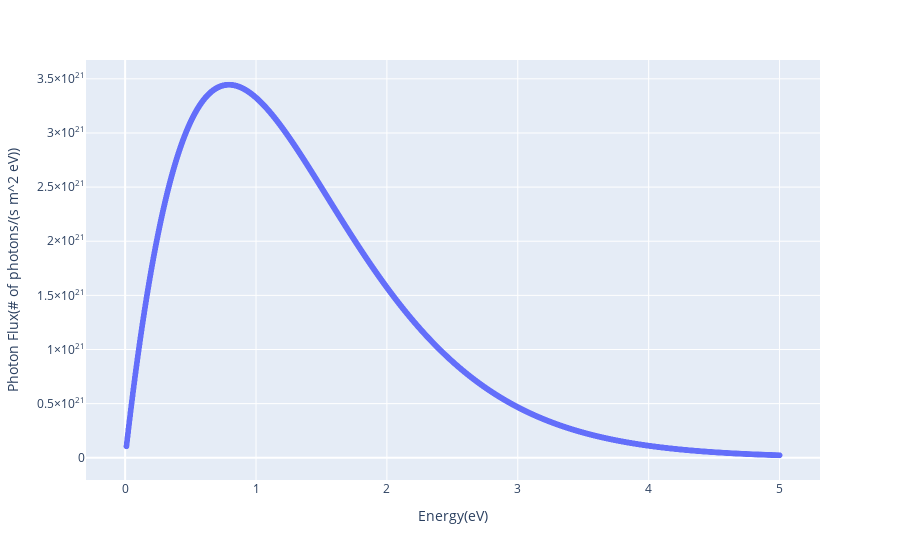

The code cell stored with this chart in its notebook:
### Markdown cell above
Photon flux versus photon energy:

### Code cell
flux_energy_df = irradiance_energy_df.\
  rename(columns = {'Irradiance(W/(eV m^2))': 'Photon Flux(# of photons/(s m^2 eV))'})

flux_energy_df['Photon Flux(# of photons/(s m^2 eV))'] = \
  flux_energy_df['Photon Flux(# of photons/(s m^2 eV))']*1/flux_energy_df['Energy(eV)']*(1/q)
#deviding by q because because there's an extra multiplication by q in the irradiance_energy function so as to make the units for that have SI units in the numerator

scatter(flux_energy_df, x = "Energy(eV)", y = 'Photon Flux(# of photons/(s m^2 eV))')

### Figure 1 — Plotly figure (JSON) as saved in the notebook; plotly's stock layout.template omitted (floating-point values rounded to 4 significant figures; data arrays with more than 128 entries replaced by an {"elided": "..."} marker saying what was removed)
{"data": [{"hovertemplate": "Energy(eV)=%{x}<br>Photon Flux(# of photons/(s m^2 eV))=%{y}<extra></extra>", "legendgroup": "", "marker": {"color": "#636efa", "symbol": "circle"}, "mode": "markers", "name": "", "showlegend": false, "x": {"elided": "2900 float values"}, "xaxis": "x", "y": {"elided": "2900 float values"}, "yaxis": "y", "type": "scattergl"}], "layout": {"xaxis": {"anchor": "y", "domain": [0.0, 1.0], "title": {"text": "Energy(eV)"}}, "yaxis": {"anchor": "x", "domain": [0.0, 1.0], "title": {"text": "Photon Flux(# of photons/(s m^2 eV))"}}, "legend": {"tracegroupgap": 0}, "margin": {"t": 60}}}
